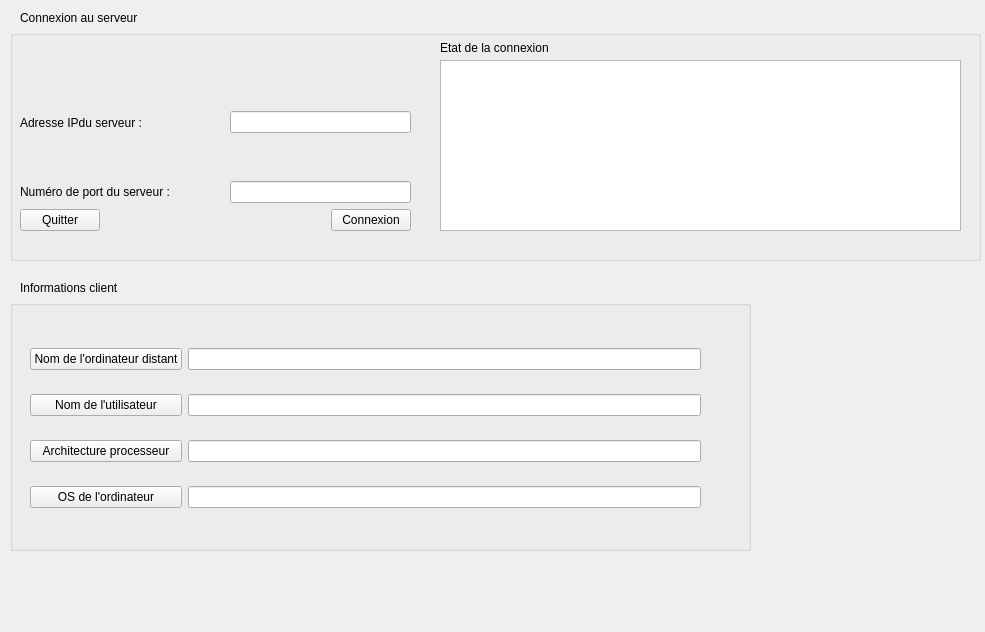
<?xml version="1.0" encoding="UTF-8"?>
<ui version="4.0">
 <class>AuditClientWidget</class>
 <widget class="QWidget" name="AuditClientWidget">
  <property name="geometry">
   <rect>
    <x>0</x>
    <y>0</y>
    <width>985</width>
    <height>632</height>
   </rect>
  </property>
  <property name="windowTitle">
   <string>AuditClientWidget</string>
  </property>
  <widget class="QGroupBox" name="groupBoxInformationClient">
   <property name="geometry">
    <rect>
     <x>10</x>
     <y>300</y>
     <width>741</width>
     <height>251</height>
    </rect>
   </property>
   <property name="title">
    <string/>
   </property>
   <widget class="QWidget" name="">
    <property name="geometry">
     <rect>
      <x>20</x>
      <y>30</y>
      <width>671</width>
      <height>196</height>
     </rect>
    </property>
    <layout class="QGridLayout" name="gridLayout_3">
     <item row="3" column="0">
      <widget class="QPushButton" name="pushButtonOrdinateur">
       <property name="text">
        <string>Nom de l'ordinateur distant</string>
       </property>
      </widget>
     </item>
     <item row="4" column="0">
      <widget class="QPushButton" name="pushButtonUtilisateur">
       <property name="text">
        <string>Nom de l'utilisateur</string>
       </property>
      </widget>
     </item>
     <item row="5" column="0">
      <widget class="QPushButton" name="pushButtonProcesseur">
       <property name="text">
        <string>Architecture processeur</string>
       </property>
      </widget>
     </item>
     <item row="6" column="0">
      <widget class="QPushButton" name="pushButtonOs">
       <property name="text">
        <string>OS de l'ordinateur</string>
       </property>
      </widget>
     </item>
     <item row="6" column="1">
      <widget class="QLineEdit" name="lineEditOs"/>
     </item>
     <item row="5" column="1">
      <widget class="QLineEdit" name="lineEditProcesseur"/>
     </item>
     <item row="4" column="1">
      <widget class="QLineEdit" name="lineEditUtilisateur"/>
     </item>
     <item row="3" column="1">
      <widget class="QLineEdit" name="lineEditOrdinateur"/>
     </item>
    </layout>
   </widget>
  </widget>
  <widget class="QGroupBox" name="groupBox_2">
   <property name="geometry">
    <rect>
     <x>10</x>
     <y>30</y>
     <width>971</width>
     <height>231</height>
    </rect>
   </property>
   <property name="title">
    <string/>
   </property>
   <widget class="QTextEdit" name="textEditEtat">
    <property name="geometry">
     <rect>
      <x>430</x>
      <y>30</y>
      <width>521</width>
      <height>171</height>
     </rect>
    </property>
   </widget>
   <widget class="QWidget" name="layoutWidget">
    <property name="geometry">
     <rect>
      <x>10</x>
      <y>40</y>
      <width>391</width>
      <height>161</height>
     </rect>
    </property>
    <layout class="QGridLayout" name="gridLayout_2">
     <item row="0" column="0">
      <layout class="QGridLayout" name="gridLayout">
       <item row="2" column="2" colspan="2">
        <spacer name="horizontalSpacer_2">
         <property name="orientation">
          <enum>Qt::Horizontal</enum>
         </property>
         <property name="sizeHint" stdset="0">
          <size>
           <width>48</width>
           <height>20</height>
          </size>
         </property>
        </spacer>
       </item>
       <item row="0" column="4" rowspan="2">
        <widget class="QLineEdit" name="lineEditAdresseIP"/>
       </item>
       <item row="0" column="2" rowspan="2" colspan="2">
        <spacer name="horizontalSpacer">
         <property name="orientation">
          <enum>Qt::Horizontal</enum>
         </property>
         <property name="sizeHint" stdset="0">
          <size>
           <width>48</width>
           <height>20</height>
          </size>
         </property>
        </spacer>
       </item>
       <item row="2" column="0" colspan="2">
        <widget class="QLabel" name="label_3">
         <property name="text">
          <string>Numéro de port du serveur :</string>
         </property>
        </widget>
       </item>
       <item row="2" column="4">
        <widget class="QLineEdit" name="lineEditPort"/>
       </item>
       <item row="0" column="0" rowspan="2" colspan="2">
        <widget class="QLabel" name="label_2">
         <property name="text">
          <string>Adresse IPdu serveur :</string>
         </property>
        </widget>
       </item>
      </layout>
     </item>
     <item row="1" column="0">
      <layout class="QHBoxLayout" name="horizontalLayout">
       <item>
        <widget class="QPushButton" name="pushButtonQuitter">
         <property name="enabled">
          <bool>true</bool>
         </property>
         <property name="text">
          <string>Quitter</string>
         </property>
        </widget>
       </item>
       <item>
        <spacer name="horizontalSpacer_3">
         <property name="orientation">
          <enum>Qt::Horizontal</enum>
         </property>
         <property name="sizeHint" stdset="0">
          <size>
           <width>40</width>
           <height>20</height>
          </size>
         </property>
        </spacer>
       </item>
       <item>
        <widget class="QPushButton" name="pushButtonConnexion">
         <property name="text">
          <string>Connexion</string>
         </property>
        </widget>
       </item>
      </layout>
     </item>
    </layout>
   </widget>
   <widget class="QLabel" name="label_5">
    <property name="geometry">
     <rect>
      <x>430</x>
      <y>10</y>
      <width>120</width>
      <height>15</height>
     </rect>
    </property>
    <property name="text">
     <string>Etat de la connexion</string>
    </property>
   </widget>
  </widget>
  <widget class="QLabel" name="label_4">
   <property name="geometry">
    <rect>
     <x>20</x>
     <y>280</y>
     <width>112</width>
     <height>15</height>
    </rect>
   </property>
   <property name="text">
    <string>Informations client</string>
   </property>
  </widget>
  <widget class="QLabel" name="label">
   <property name="geometry">
    <rect>
     <x>20</x>
     <y>10</y>
     <width>128</width>
     <height>15</height>
    </rect>
   </property>
   <property name="text">
    <string>Connexion au serveur</string>
   </property>
  </widget>
 </widget>
 <resources/>
 <connections>
  <connection>
   <sender>pushButtonQuitter</sender>
   <signal>clicked()</signal>
   <receiver>AuditClientWidget</receiver>
   <slot>close()</slot>
   <hints>
    <hint type="sourcelabel">
     <x>69</x>
     <y>187</y>
    </hint>
    <hint type="destinationlabel">
     <x>211</x>
     <y>272</y>
    </hint>
   </hints>
  </connection>
 </connections>
</ui>
